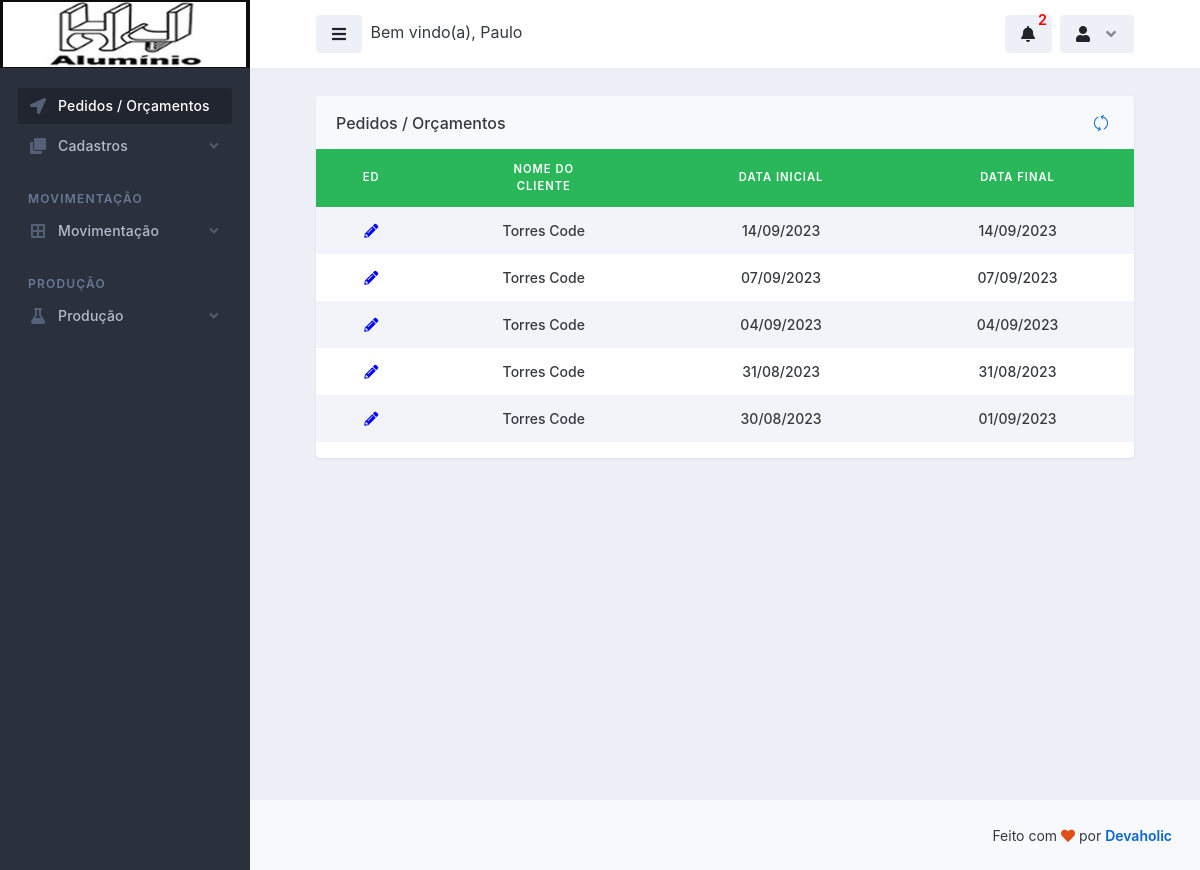
The app's page /dashboard/dashboard.php (signed in) with its own data.
### tables this page shows
CREATE TABLE `logado` (
  `id` int(11) NOT NULL,
  `nome` varchar(50) NOT NULL,
  `email` varchar(100) NOT NULL,
  `senha` varchar(50) NOT NULL,
  `parceiro_colaborador` varchar(100) NOT NULL,
  `cpf` int(100) NOT NULL,
  `rg` int(20) NOT NULL,
  `cep` int(20) NOT NULL,
  `endereco` varchar(100) NOT NULL,
  `telefone` varchar(50) NOT NULL,
  `complemento` varchar(100) NOT NULL,
  `bairro` varchar(100) NOT NULL,
  `cidade` varchar(100) NOT NULL,
  `uf` varchar(20) NOT NULL,
  `nascimento` varchar(100) NOT NULL,
  `nivel` varchar(20) NOT NULL
);

CREATE TABLE `pedidos_dos_clientes` (
  `id` int(11) NOT NULL,
  `nome_cliente` varchar(255) NOT NULL,
  `descricao_pedido` text NOT NULL,
  `data_inicial` varchar(255) NOT NULL,
  `data_final` varchar(255) NOT NULL,
  `garantia` varchar(255) NOT NULL,
  `status` varchar(255) NOT NULL,
  `nome_responsavel` varchar(255) NOT NULL
);

### database.php (called while the page is built, shortened)
<?php
    class database
    {
        public $server = 'localhost';
        public $user = 'root';
        public $pass = '';
        public $bdn = 'maxportas';
        public function __construct()
        {
            try{
            $this->conn = new PDO('mysql:host='.$this->server.'; dbname='.$this->bdn, $this->user, $this->pass);
            } catch(PDOException $e){
                echo "Error $e";
            }
        }
    }
?>

### controllers/controllers_pedidos_dos_clientes.php (called while the page is built, shortened)
<?php
    include "../database.php";
class controllers_pedidos_dos_clientes extends database
{
    public function selecionar_pedidos_dos_clientes()
    {
        $selecionar_pedidos_dos_clientes = $this->conn->prepare("SELECT * FROM pedidos_dos_clientes ORDER BY id DESC");
        $selecionar_pedidos_dos_clientes->execute();
        $resulpedidos_dos_clientes = $selecionar_pedidos_dos_clientes->fetchAll(PDO::FETCH_ASSOC);
        return $resulpedidos_dos_clientes;
    }
}
?>

### dashboard/dashboard.php (the view, shortened to what this page needs)
<!doctype html>
<html lang="en">
  <head>
    <link rel="stylesheet" id="css-main" href="../assets/css/dashmix.min.css">
  </head>
  <body>
    <div id="page-container" class="sidebar-o sidebar-dark enable-page-overlay side-scroll page-header-fixed main-content-narrow">
      <?php require_once "../template/sidebar.php" ?>
      <?php require_once "../template/header.php" ?>
      <main id="main-container">
        <div class="content">
          <div class="row">
            <div class="col-md-12">
              <div class="block block-rounded block-mode-loading-refresh">
                <div class="block-header block-header-default">
                  <h3 class="block-title">
                    Pedidos / Orçamentos
                  </h3>
                  <div class="block-options">
                    <button type="button" class="btn-block-option" data-toggle="block-option" data-action="state_toggle" data-action-mode="demo">
                      <i class="si si-refresh"></i>
                    </button>
                  </div>
                </div>
                <div class="table-responsive">
                  <table class="table table-striped table-hover table-borderless table-vcenter fs-sm">
                    <thead style="text-align: center; font-size: 0.8em; background-color: #2ab759; color: #fff;">
                      <tr class="text-uppercase">
                        <th>Ed</th>
                        <th>Nome do <br> Cliente</th>
                        <th>Data Inicial</th>
                        <th>Data Final</th>
                      </tr>
                    </thead>
                    <tbody>
                      <?php
                        require_once "../controllers/controllers_pedidos_dos_clientes.php";
                        $pedidos_dos_clientes = new controllers_pedidos_dos_clientes();
                        $result_pedidos = $pedidos_dos_clientes->selecionar_pedidos_dos_clientes();
                        if(count($result_pedidos) > 0)
                        {
                          foreach($result_pedidos as $row_pedidos){
                      ?>
                      <tr>
                        <td class="text-center d-xl-table-cell" style="color: blue;">
                          <form action="gestao_pedidos.php" method="post">
                            <button type="submit" style="cursor: pointer; border: none; background-color: transparent;">
                              <i class="fa fa-pencil-alt" style="color: blue;"></i>
                            </button>
                          </form>
                        </td>
                        <td class="text-center text-end fw-medium">
                          <?= $row_pedidos['nome_cliente']; ?>
                        </td>
                        <td class="text-center text-end fw-medium">
                          <?= $row_pedidos['data_inicial']; ?>
                        </td>
                        <td class="text-center text-end fw-medium">
                          <?= $row_pedidos['data_final']; ?>
                        </td>
                      </tr>
                      <?php
                        } } else
                        {
                          echo "<h1>Nenhum registo encontrado!</h1>";
                        }
                      ?>
                    </tbody>
                  </table>
                </div>
                </div>
              </div>
            </div>
          </div>
        </div>
      <?php require_once "../template/footer.php"; ?>
  </body>
</html>

### template/header.php (shortened to what this page needs)
<?php
    require_once "../conexao-bd.php";
    $email = $_SESSION['email'];
    $selecinarUserLogado = $conn->prepare("SELECT * FROM logado WHERE email = :email");
    $selecinarUserLogado->bindValue(':email', $email);
    $selecinarUserLogado->execute();
    $row = $selecinarUserLogado->fetch(PDO::FETCH_ASSOC);
?>
<header id="page-header">
    <div class="content-header">
    <div class="space-x-1">
        <button type="button" class="btn btn-alt-secondary" data-toggle="layout" data-action="sidebar_toggle">
        <i class="fa fa-fw fa-bars"></i>
        </button>
        <span class="d-sm-inline-block">Bem vindo(a), <?php echo $row['nome']; ?></span>
    </div>
    <div style="display: flex; justify-content: space-between;">
            <div class="dropdown d-inline-block">
              <button type="button" class="btn btn-alt-secondary" id="page-header-notifications-dropdown" data-bs-toggle="dropdown" aria-haspopup="true" aria-expanded="false">
              <?php
                    $host = "localhost";
                    $user = "root";
                    $password = "";
                    $bd_name = "maxportas";
                    try
                    {
                        $conn = new PDO("mysql:host=$host;dbname=" . $bd_name, $user, $password);
                    }
                    catch(PDOException $error)
                    {
                        die("Erro: Conexão com banco de dados não foi realizada com sucesso. Erro gerado: " . $error->getMessage());
                    }
                    $result_produtos = $conn->prepare("SELECT quantidade_stock FROM produtos WHERE quantidade_stock <= 5");
                    $result_produtos->execute();
                    $row_prod = $result_produtos->fetchAll(PDO::FETCH_ASSOC); ?>
                    <span style="color: #f00; font-size: 0.9em; position: relative; margin-top: -13px; margin-right: -8px !important; float: right;"><?php echo count($row_prod); ?></span>
                <i class="fa fa-fw fa-bell"></i>
              </button>
            </div>
        <div class="space-x-1 ms-1">
            <div class="dropdown d-inline-block">
            <button type="button" class="btn btn-alt-secondary" id="page-header-user-dropdown" data-bs-toggle="dropdown" aria-haspopup="true" aria-expanded="false">
                <i class="fa fa-fw fa-user"></i>
                <i class="fa fa-fw fa-angle-down opacity-50 ms-1 d-none d-sm-inline-block"></i>
            </button>
            </div>
        </div>
    </div>
    </div>
</header>

### records on screen
logado: nome "Paulo"
pedidos_dos_clientes: nome_cliente "Torres Code", data_inicial "14/09/2023", data_final "14/09/2023"
pedidos_dos_clientes: nome_cliente "Torres Code", data_inicial "07/09/2023", data_final "07/09/2023"
pedidos_dos_clientes: nome_cliente "Torres Code", data_inicial "04/09/2023", data_final "04/09/2023"
pedidos_dos_clientes: nome_cliente "Torres Code", data_inicial "31/08/2023", data_final "31/08/2023"
pedidos_dos_clientes: nome_cliente "Torres Code", data_inicial "30/08/2023", data_final "01/09/2023"

### other values on screen
count($row_prod) "2"
